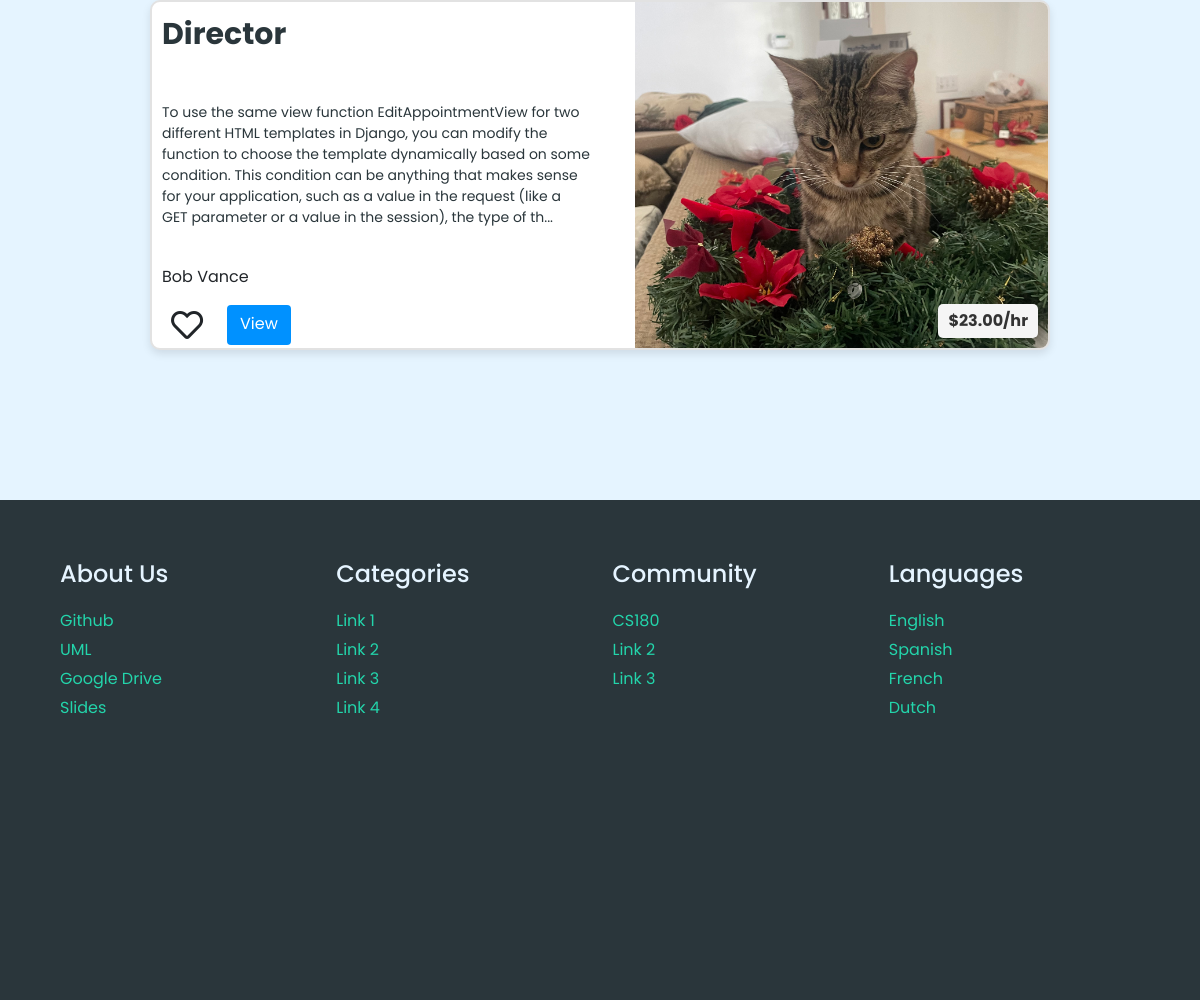
The page /explore/ (lower part) on the database as committed earlier.
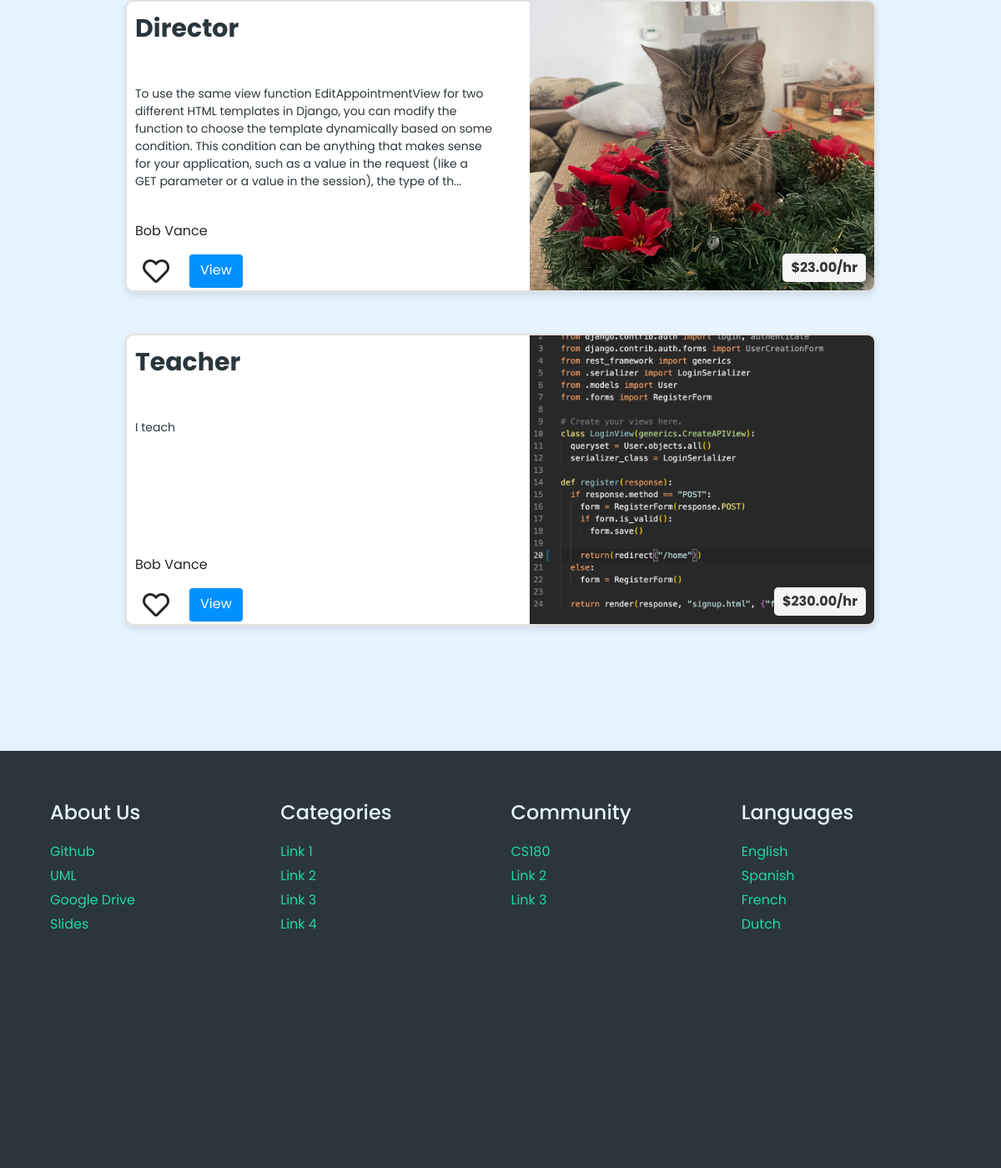
The same page on the database as committed later.
### posting_service/models.py (models this page shows)
class Service(models.Model):
  ServiceID = models.CharField(max_length=8, default=generate_unique_code, unique=True)
  freelancer = models.ForeignKey(User, on_delete=models.CASCADE, null=True, blank=True)
  serviceName = models.CharField(max_length=250)
  description = models.TextField()
  price = models.DecimalField(max_digits=10, decimal_places=2)
  credentials = models.FileField(upload_to='documents/', null=True, blank=True)
  category = models.CharField(max_length=40, choices=[('EDUCATION', 'Education'), ('PERSONAL CARE AND GROOMING', 'Personal Care and Grooming'), ('CLEANING AND JANITORIAL', 'Cleaning and Janitorial'), ('CONSTRUCTION AND RENOVATION', 'Construction and Renovation'), ('LANDSCAPING AND GARDENING', 'Landscaping and Gardening'), ('CHILD AND PET CARE', 'Child and Pet Care'), ('TECHNOLOGY AND CREATIVE ARTS', 'Technology and Creative Arts'), ('OTHER', 'Other')], null=True, blank=True)
  created_at = models.DateTimeField(auto_now_add=True)

class Photo(models.Model):
    service = models.ForeignKey(Service, on_delete=models.CASCADE, null=True, blank=True)
    service_img = models.ImageField(upload_to='images/', null=True, blank=True)

### frontend/views.py (the view)
# urls.py: path('explore/', ViewServices, name="explore")
def ViewServices(request):
  services = Service.objects.all()
  return render(request, 'explore.html', {'services': services})

### frontend/templatetags/custom_filters.py (called while the page is built)
@register.filter
def truncate_with_ellipsis(value, max_length):
    if len(value) > max_length:
        return value[:max_length-3] + '...'
    else:
        return value

### frontend/templates/explore.html (shortened to what this page needs)
{% extends "base.html" %}
{% load static %}
{% load custom_filters %}
{% block content %}
  {% for service in services %}
    <div id="review" style="margin-left: 50%; transform: translate(-50%);">
      <div id="leftsection">
          <div id="ptitle" style="margin-top: 10px; margin-bottom: 40px;"> {{ service.serviceName }} </div>
          <div id="pdescription">
              {{ service.description | truncate_with_ellipsis:350 }}
          </div>
          <div id="puser">
            <div id="pusername">
                {{ service.freelancer.first_name }} {{ service.freelancer.last_name }}
            </div>
          </div>
          <div id="other">
              <div class="heartsection">
                  <i class="far fa-heart animated-heart-outline fa-2x"></i>
                  <i class="fas fa-heart animated-heart fa-2x"></i>
              </div>
              <a href="{% url 'posting_service:service_page' service.ServiceID %}" class="btn custom-button" style="height: 40px; margin-left: 15px;">View</a>
          </div>
      </div>
      <div id="rightsection">
          <div id="imagesection">
              {% if service.photo_set.first %}
                <img src="{{ service.photo_set.first.service_img.url }}" style="width: 100%;height: 100%; object-fit: cover;">
              {% endif %}
          </div>
      </div>
      <div id="price-section">
        ${{ service.price }}/hr
      </div>
    </div>
  {% endfor %}
{% endblock content %}

Rows that differ between the two databases and show on the page:
added Service: serviceName "Teacher", description "I teach", freelancer.first_name "Bob", freelancer.last_name "Vance", photo_set.first.service_img (picture), price "230.00"
